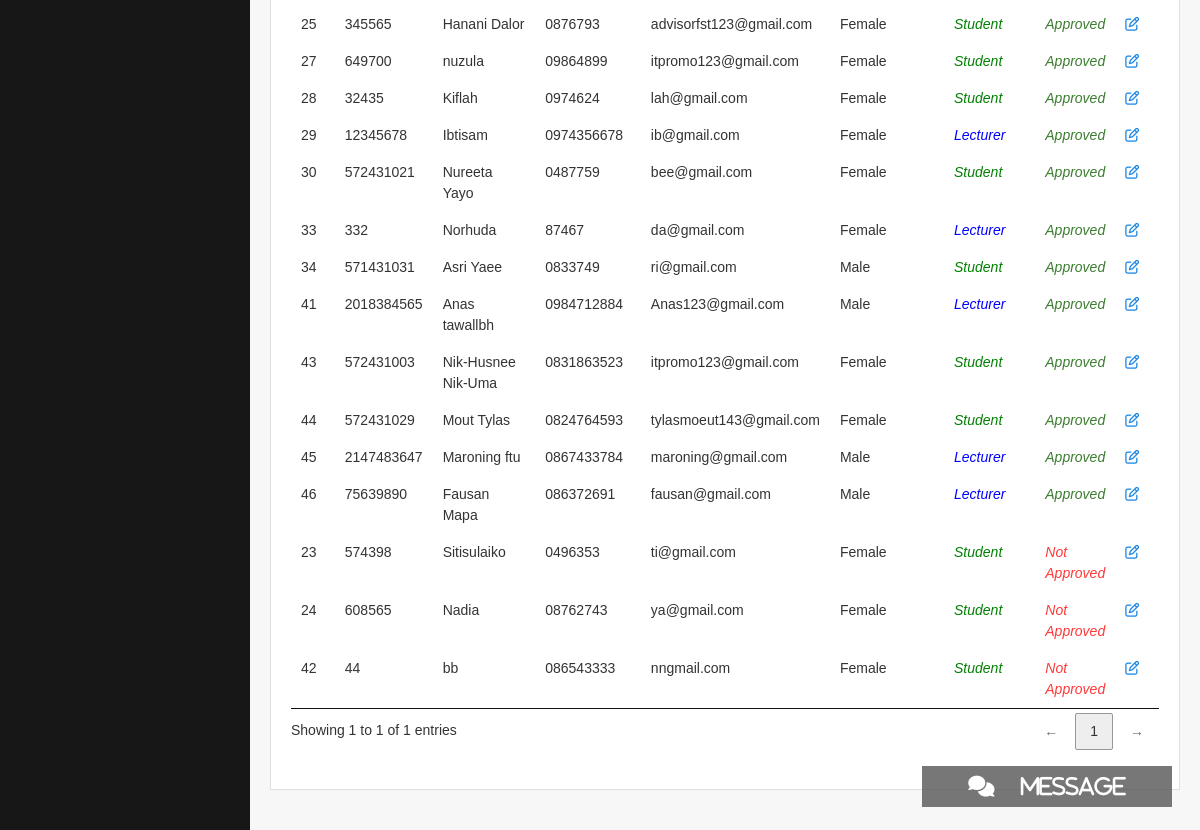
The app's page /index.php?page=all_member (signed in, lower part), older data.
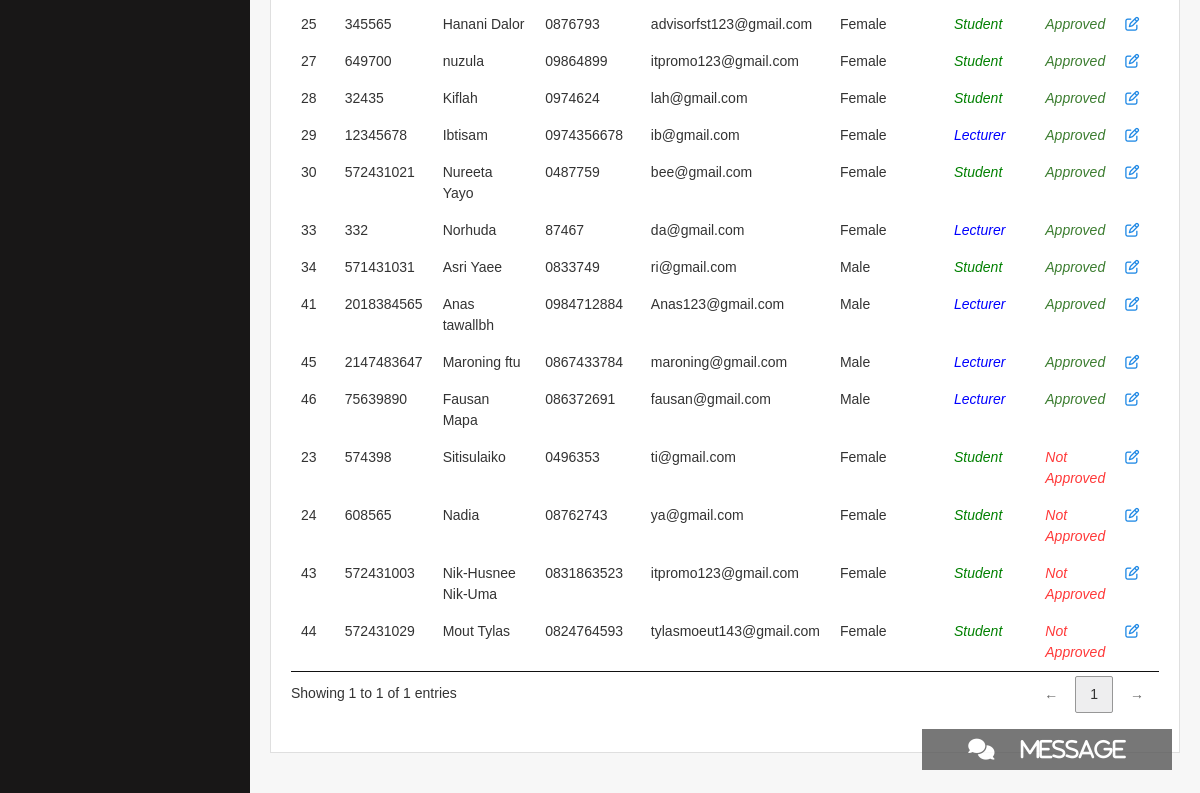
The same page, newer data.
### tables this page shows
CREATE TABLE `member` (
  `member_id` int(11) NOT NULL,
  `member_idcard` int(30) NOT NULL,
  `member_username` varchar(255) NOT NULL,
  `member_fullname` varchar(255) NOT NULL,
  `member_password` varchar(255) NOT NULL,
  `member_pos` enum('Lecturer','Student','Officer') NOT NULL COMMENT '1=Lecturer, 3=Student, 4=Officer',
  `member_phone` varchar(255) NOT NULL,
  `member_email` varchar(255) NOT NULL,
  `member_gender` enum('Male','Female') NOT NULL COMMENT 'm=Male, f=female',
  `admin_id` int(20) NOT NULL COMMENT 'Foreign Key to tb_admin',
  `group_id` int(20) DEFAULT NULL
);

### admin/all_member.php (the view, shortened to what this page needs)
<!DOCTYPE html>
<html>
<head>
  <div class="content">
    <div class="row">
      <div class="col-lg-12">
        <div class="card">
          <div class="card-block">
            <?php
 $strSQL = "SELECT * FROM member ORDER BY admin_id desc  ";
?>
            <table class="display datatable table table-stripped" cellspacing="0" width="100%">
              <?php
     if($result = $db->query($strSQL)){
             while($objResult = $result->fetch_object()){
            ?>
              <tbody>
                <tr>
                  <td class="text-left"><?php echo $objResult->member_id; ?></td>
                  <td class="text-left"><?php echo $objResult->member_idcard; ?></td>
                  <td class="text-left"><?php echo $objResult->member_fullname; ?></td>
                  <td class="text-left"><?php echo $objResult->member_phone; ?></td>
                  <td class="text-left"><?php echo $objResult->member_email; ?></td>
                  <td class="text-left"><?php echo gender($objResult->member_gender); ?></td>
                  <td class="text-left"><?php echo position($objResult->member_pos); ?></td>
                  <td class="text-left"><?php echo status($objResult->admin_id); ?></td>
                  <td><a href="?page=edit_member&id=<?php echo $objResult->member_id;?>"><i class="fa fa-edit"
                        title="Edit"></i></a></td>
                </tr>
                <?php
                 }
               }
                   ?>
            </table>
          </div>
        </div>
      </div>
    </div>
  </div>
  </body>
</html>

### index.php (shortened to what this page needs)
<?php
include('menu/function.php');
?>
<!DOCTYPE HTML>
<html>
<head>
  <link rel="stylesheet" href="lib/css/jquery.dataTables.min.css">
  <link rel="stylesheet" href="assets/css/bootstrap.css">
  <link rel="stylesheet" href="assets/css/core.css">
  <link rel="stylesheet" href="assets/css/components.css">
  <link rel="stylesheet" href="assets/icons/fontawesome/styles.min.css">
  <link rel="stylesheet" href="lib/css/chartist.min.css">
</head>
<body>
  <div class="page-container">
    <div class="page-content">
      <div id="sidebar-main" class="sidebar sidebar-default">
        <div class="sidebar-content">
          <ul class="navigation">
            <?php if(isset($_SESSION['id'])): ?>
            <?php include('menu/menu.php'); ?>
            <?php endif; ?>
          </ul>
        </div>
      </div>
      <div class="content-wrapper">
        <?php include('page_link.php'); ?>
</body>
</html>

### menu/menu.php (shortened to what this page needs)
<?php
$user_rank = '';
if(isset($_SESSION['rank'])){
  $user_rank = $_SESSION['rank'];
}
if($user_rank == "admin"):
?>
   <?php
include 'notification/notification.php';
?>
<?php endif; ?>

### notification/notification.php (shortened to what this page needs)
<!DOCTYPE html>
<html>
<head>
</head>
<body>
  <button class="open-button" onclick="openForm()"><i class="fa fa-comments"
      style="font-size:21px;color:white">&nbsp;&nbsp;&nbsp;&nbsp; Message</i></button>
</body>
</html>

### page_link.php (shortened to what this page needs)
<?php
$page = null;
if(isset($_GET['page'])){
	$page = $_GET['page'];
}
switch ($page) {
	case 'all_member':
		include('admin/all_member.php');
		break;
}
?>

### menu/function.php (shortened to what this page needs)
<?php
function gender($gender){
	if($gender == "Male"){
		return "Male";
	}else{
		return "Female";
	}
}
function position($position){
	if($position == "Lecturer"){
		return "<font color='blue'><i>Lecturer</i></font>";
	}else if($position == "Student"){
			return "<font color='green'><i>Student</i></font>";
	}
else if($position == "Officer"){
			return "<font color='black'><i>Officer</i></font>";
	}
}
function status($status){
	if($status != "0"){
		return "<span class='text-success'><i>Approved</i></span>";
	}else{
		return "<span class='text-danger'><i>Not Approved</i></span>";
	}
}
?>

### assets/css/core.css (style rules this page uses)
body, input, textarea, button { font-family: "Lato", sans-serif; }
.card { margin-bottom: 20px; margin-top: 20px; color: #333; border-radius: 0; }

### assets/css/components.css (style rules this page uses)
html, body { width: 100%; height: 100%; }
body { font-family: "Lato", sans-serif; font-size: 0.875rem !important; background-color: #f7f7f7; }
.page-container { position: relative; }
@media (min-width: 768px) { .page-container { display: table; table-layout: fixed; height: 100%; width: 100%; } }
@media (min-width: 768px) { .page-content { display: table-row; } }
.content { padding: 20px 20px; }
.content:after { content: ''; display: table; clear: both; }
.content-wrapper { padding-bottom: 1.33333; width: 100%; }
@media (min-width: 768px) { .content-wrapper { display: table-cell; vertical-align: top; } }
.sidebar { font-family: 'Raleway', sans-serif; font-size: 0.35rem; font-weight: 600; position: relative; background-color: #181717; color: #c3c3c5; }
@media (min-width: 768px) { .sidebar { display: table-cell; vertical-align: top; width: 250px; } }
.sidebar-default { z-index: 99; }
.sidebar .navigation { margin: 0; padding: 10px 0; list-style: none; position: relative; }

### notification/notification.php (style rules this page uses)
body { font-family: Arial, Helvetica, sans-serif; }
* { box-sizing: border-box; }
.open-button { background-color: #555; color: white; padding: 10px 15px; border: none; cursor: pointer; opacity: 0.8; position: fixed; bottom: 23px; right: 28px; width: 250px; }

Row changes from the older to the newer data that the page shows:
removed member: member_id "42", member_idcard "44", member_fullname "bb", member_phone "086543333", member_email "nngmail.com", member_gender "Female", member_pos "Student", shows "Not Approved"
changed member "Nik-Husnee Nik-Uma": admin_id "Approved" → "Not Approved"; moves down the list
changed member "Mout Tylas": admin_id "Approved" → "Not Approved"; moves down the list
